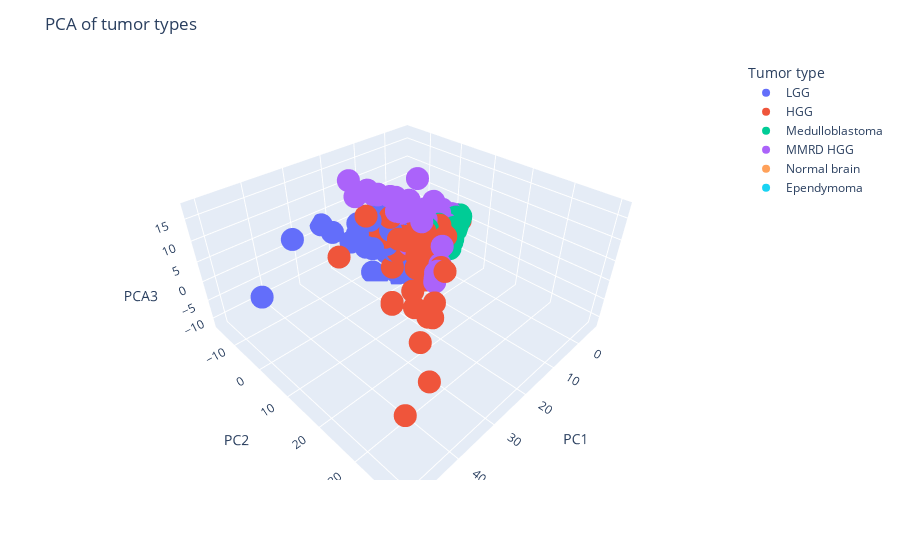

Here is the notebook cell this chart was saved with:
### Markdown cell above
### Graph of using PCA after oversampling

### Code cell
plot_reduced_X(X_train_final, y_train_os_labelled)

### Figure 1 — Plotly figure (JSON) as saved in the notebook; plotly's stock layout.template omitted (floating-point values rounded to 4 significant figures; data arrays with more than 128 entries replaced by an {"elided": "..."} marker saying what was removed)
{"data": [{"hovertemplate": "color=LGG<br>PC1=%{x}<br>PC2=%{y}<br>PCA3=%{z}<extra></extra>", "legendgroup": "LGG", "marker": {"color": "#636efa", "symbol": "circle"}, "mode": "markers", "name": "LGG", "scene": "scene", "showlegend": true, "type": "scatter3d", "x": {"elided": "192 float values"}, "y": {"elided": "192 float values"}, "z": {"elided": "192 float values"}}, {"hovertemplate": "color=HGG<br>PC1=%{x}<br>PC2=%{y}<br>PCA3=%{z}<extra></extra>", "legendgroup": "HGG", "marker": {"color": "#EF553B", "symbol": "circle"}, "mode": "markers", "name": "HGG", "scene": "scene", "showlegend": true, "type": "scatter3d", "x": {"elided": "192 float values"}, "y": {"elided": "192 float values"}, "z": {"elided": "192 float values"}}, {"hovertemplate": "color=Medulloblastoma<br>PC1=%{x}<br>PC2=%{y}<br>PCA3=%{z}<extra></extra>", "legendgroup": "Medulloblastoma", "marker": {"color": "#00cc96", "symbol": "circle"}, "mode": "markers", "name": "Medulloblastoma", "scene": "scene", "showlegend": true, "type": "scatter3d", "x": {"elided": "192 float values"}, "y": {"elided": "192 float values"}, "z": {"elided": "192 float values"}}, {"hovertemplate": "color=MMRD HGG<br>PC1=%{x}<br>PC2=%{y}<br>PCA3=%{z}<extra></extra>", "legendgroup": "MMRD HGG", "marker": {"color": "#ab63fa", "symbol": "circle"}, "mode": "markers", "name": "MMRD HGG", "scene": "scene", "showlegend": true, "type": "scatter3d", "x": {"elided": "192 float values"}, "y": {"elided": "192 float values"}, "z": {"elided": "192 float values"}}, {"hovertemplate": "color=Normal brain<br>PC1=%{x}<br>PC2=%{y}<br>PCA3=%{z}<extra></extra>", "legendgroup": "Normal brain", "marker": {"color": "#FFA15A", "symbol": "circle"}, "mode": "markers", "name": "Normal brain", "scene": "scene", "showlegend": true, "type": "scatter3d", "x": {"elided": "192 float values"}, "y": {"elided": "192 float values"}, "z": {"elided": "192 float values"}}, {"hovertemplate": "color=Ependymoma<br>PC1=%{x}<br>PC2=%{y}<br>PCA3=%{z}<extra></extra>", "legendgroup": "Ependymoma", "marker": {"color": "#19d3f3", "symbol": "circle"}, "mode": "markers", "name": "Ependymoma", "scene": "scene", "showlegend": true, "type": "scatter3d", "x": {"elided": "192 float values"}, "y": {"elided": "192 float values"}, "z": {"elided": "192 float values"}}], "layout": {"legend": {"title": {"text": "Tumor type"}, "tracegroupgap": 0}, "margin": {"t": 60}, "scene": {"domain": {"x": [0, 1], "y": [0, 1]}, "xaxis": {"title": {"text": "PC1"}}, "yaxis": {"title": {"text": "PC2"}}, "zaxis": {"title": {"text": "PCA3"}}}, "title": {"text": "PCA of tumor types"}, "xaxis": {"title": {"text": "PC1"}}, "yaxis": {"title": {"text": "PC3"}}}}
